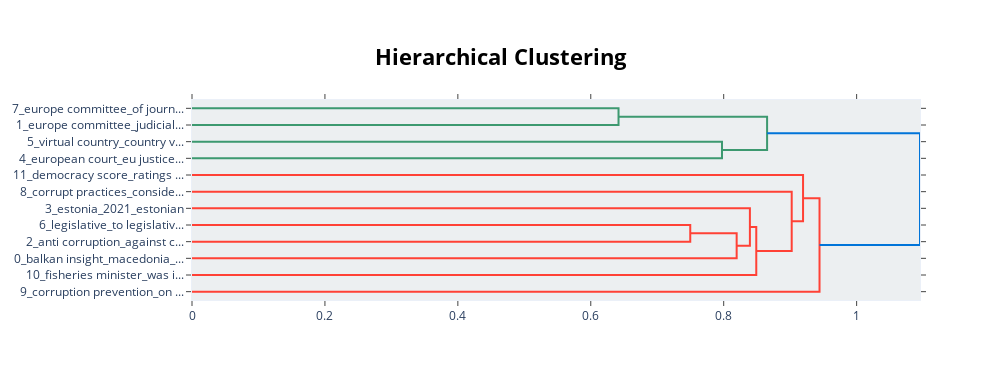

Notebook source saved alongside this figure:
### Code cell
# visualize topic clusters
topic_model.visualize_hierarchy(top_n_topics=30)

### Figure 1 — Plotly figure (JSON) as saved in the notebook; plotly's stock layout.template omitted (floating-point values rounded to 4 significant figures)
{"data": [{"hoverinfo": "text", "marker": {"color": "rgb(61,153,112)"}, "mode": "lines", "type": "scatter", "x": [0, 0.6417, 0.6417, 0], "xaxis": "x", "y": [-5, -5, -15, -15], "yaxis": "y"}, {"hoverinfo": "text", "marker": {"color": "rgb(61,153,112)"}, "mode": "lines", "type": "scatter", "x": [0, 0.7974, 0.7974, 0], "xaxis": "x", "y": [-25, -25, -35, -35], "yaxis": "y"}, {"hoverinfo": "text", "marker": {"color": "rgb(61,153,112)"}, "mode": "lines", "type": "scatter", "x": [0.6417, 0.8653, 0.8653, 0.7974], "xaxis": "x", "y": [-10, -10, -30, -30], "yaxis": "y"}, {"hoverinfo": "text", "marker": {"color": "rgb(255,65,54)"}, "mode": "lines", "type": "scatter", "x": [0, 0.7497, 0.7497, 0], "xaxis": "x", "y": [-75, -75, -85, -85], "yaxis": "y"}, {"hoverinfo": "text", "marker": {"color": "rgb(255,65,54)"}, "mode": "lines", "type": "scatter", "x": [0.7497, 0.8195, 0.8195, 0], "xaxis": "x", "y": [-80, -80, -95, -95], "yaxis": "y"}, {"hoverinfo": "text", "marker": {"color": "rgb(255,65,54)"}, "mode": "lines", "type": "scatter", "x": [0, 0.8394, 0.8394, 0.8195], "xaxis": "x", "y": [-65, -65, -87.5, -87.5], "yaxis": "y"}, {"hoverinfo": "text", "marker": {"color": "rgb(255,65,54)"}, "mode": "lines", "type": "scatter", "x": [0.8394, 0.849, 0.849, 0], "xaxis": "x", "y": [-76.25, -76.25, -105, -105], "yaxis": "y"}, {"hoverinfo": "text", "marker": {"color": "rgb(255,65,54)"}, "mode": "lines", "type": "scatter", "x": [0, 0.9023, 0.9023, 0.849], "xaxis": "x", "y": [-55, -55, -90.62, -90.62], "yaxis": "y"}, {"hoverinfo": "text", "marker": {"color": "rgb(255,65,54)"}, "mode": "lines", "type": "scatter", "x": [0, 0.9194, 0.9194, 0.9023], "xaxis": "x", "y": [-45, -45, -72.81, -72.81], "yaxis": "y"}, {"hoverinfo": "text", "marker": {"color": "rgb(255,65,54)"}, "mode": "lines", "type": "scatter", "x": [0.9194, 0.9442, 0.9442, 0], "xaxis": "x", "y": [-58.91, -58.91, -115, -115], "yaxis": "y"}, {"hoverinfo": "text", "marker": {"color": "rgb(0,116,217)"}, "mode": "lines", "type": "scatter", "x": [0.8653, 1.095, 1.095, 0.9442], "xaxis": "x", "y": [-20, -20, -86.95, -86.95], "yaxis": "y"}], "layout": {"autosize": false, "height": 380, "hoverlabel": {"bgcolor": "white", "font": {"family": "Rockwell", "size": 16}}, "hovermode": "closest", "plot_bgcolor": "#ECEFF1", "showlegend": false, "title": {"font": {"color": "Black", "size": 22}, "text": "<b>Hierarchical Clustering</b>", "x": 0.5, "xanchor": "center", "yanchor": "top"}, "width": 1000, "xaxis": {"autorange": true, "mirror": "allticks", "range": [0, 1.095], "rangemode": "tozero", "showgrid": false, "showline": true, "showticklabels": true, "ticks": "outside", "type": "linear", "zeroline": false}, "yaxis": {"mirror": "allticks", "range": [-120, 0], "rangemode": "tozero", "showgrid": false, "showline": true, "showticklabels": true, "tickmode": "array", "ticks": "outside", "ticktext": ["7_europe committee_of journ...", "1_europe committee_judicial...", "5_virtual country_country v...", "4_european court_eu justice...", "11_democracy score_ratings ...", "8_corrupt practices_conside...", "3_estonia_2021_estonian", "6_legislative_to legislativ...", "2_anti corruption_against c...", "0_balkan insight_macedonia_...", "10_fisheries minister_was i...", "9_corruption prevention_on ..."], "tickvals": [-5, -15, -25, -35, -45, -55, -65, -75, -85, -95, -105, -115], "type": "linear", "zeroline": false}}}
